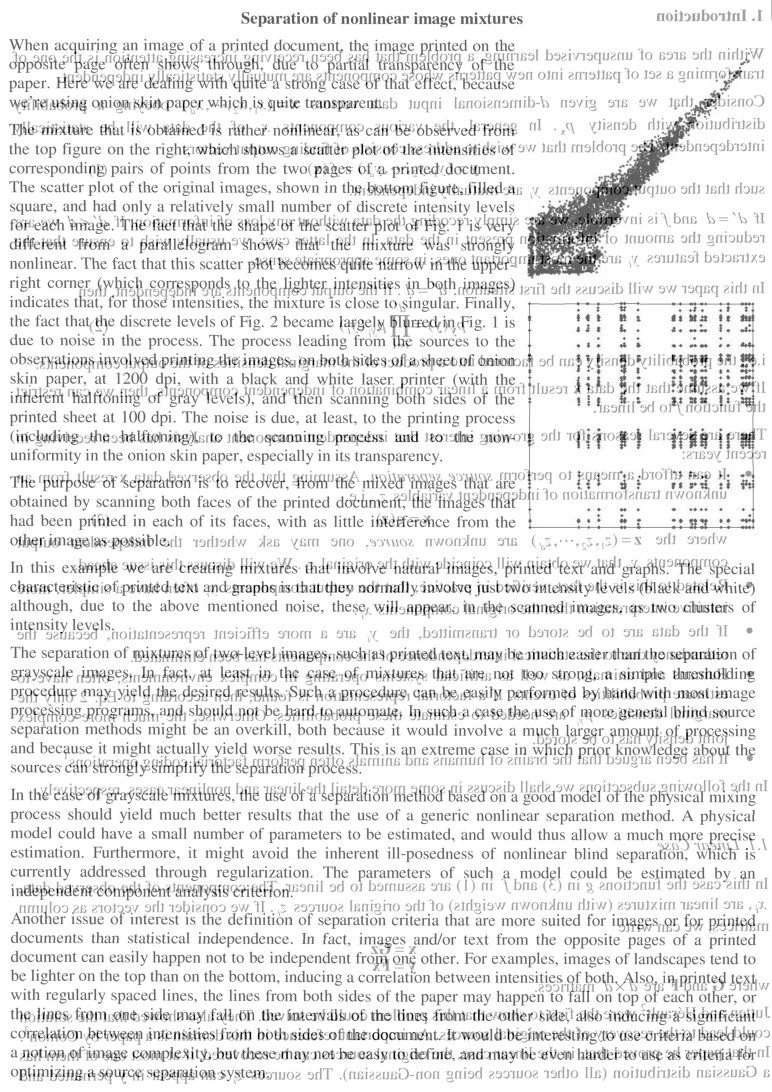
%> input picture Document scan/image_mix1.bmp, 772 x 1092 px
$ octave scan_ICA_grad.m   (GNU Octave 9; MATLAB toolbox functions it lacks are replaced by stand-ins)
%> lines starting %> are read from the running program, lines starting %| are printed output that depends on the picture
### Document scan/kurtosis.m
function y = kurtosis(x)

y = mean(x.^4) - (3 * mean(x.^2) * mean(x.^2));

### Document scan/scan_ICA_grad.m
clear all;
close all;
clc;

fileID = fopen('Traitement du scan recto-verso.txt', 'w');
fprintf(fileID, '*********************************************************\n');

%%%%%%%%%%%%%%%%%%%%%%%%%%%%%%%%%%%%%%%%%%%%%%%%%%%%%%%%%%%%%%%%%%%%%%%%%%%%%%%%%%%%%%%%%%%%%%%%%%%%%%%

[X1, map1] = imread('image_mix1.bmp');
%> X1 is the input picture: size 1092x772 uint8; min 0, max 255, mean 230.6
%> map1 = 256 rows, first 12: [0 0 0; 0.00392 0.00392 0.00392; 0.00784 0.00784 0.00784; 0.0118 0.0118 0.0118; 0.0157 0.0157 0.0157; 0.0196 0.0196 0.0196; 0.0235 0.0235 0.0235; 0.0275 0.0275 0.0275; 0.0314 0.0314 0.0314; 0.0353 0.0353 0.0353; 0.0392 0.0392 0.0392; 0.0431 0.0431 0.0431]
[X2, map2] = imread('image_mix2.bmp');
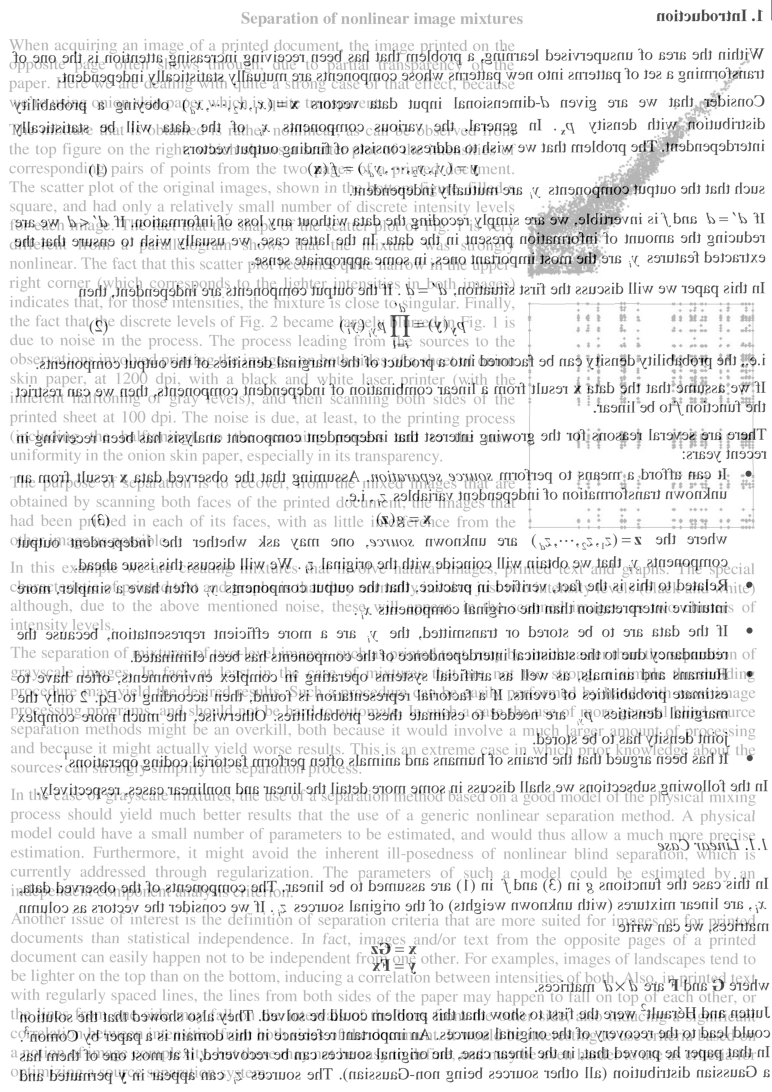
%> input picture Document scan/image_mix2.bmp, 772 x 1092 px
%> X2 is the input picture: size 1092x772 uint8; min 0, max 255, mean 233.7
%> map2 has the same summary as map1

x1c = double(X1(:));
x2c = double(X2(:));

%%%%%%%%%%%%%%%%%%%%%%%%%%%%%%%%%%%%%%%%%%%%%%%%%%%%%%%%%%%%%%%%%%%%%%%%%%%%%%%%%%%%%%%%%%%%%%%%%%%%%%%

x1 = x1c - mean(x1c);
x2 = x2c - mean(x2c);

%%%%%%%%%%%%%%%%%%%%%%%%%%%%%%%%%%%%%%%%%%%%%%%%%%%%%%%%%%%%%%%%%%%%%%%%%%%%%%%%%%%%%%%%%%%%%%%%%%%%%%%
fprintf(fileID, '\nOriginal data \t\t\t\t Centered data');
fprintf(fileID, '\n************************ \t\t ************************\n');
fprintf(fileID, '\nx1 \t\t x2 \t\t\t x1 \t\t x2\n');
fprintf(fileID, '%d \t\t %d \t\t\t %.2f \t\t %.2f\n', [x1c x2c x1 x2]');
%%%%%%%%%%%%%%%%%%%%%%%%%%%%%%%%%%%%%%%%%%%%%%%%%%%%%%%%%%%%%%%%%%%%%%%%%%%%%%%%%%%%%%%%%%%%%%%%%%%%%%%

M = [x1 x2];
% size_M = size(M)

C = cov(M);                         % matrice de covariance des observ. centrées
%> C = [1986.8 1504.8; 1504.8 1748.5]
[E, D] = eig(C);                    % val et vect propres de matrice de cov
%> E = [0.679 -0.734; -0.734 -0.679]; D = [358.1 0; 0 3377.2]

V = D^(-1/2) * E';                  % matrice de whitening
%> V = [0.0359 -0.0388; -0.0126 -0.0117]

M = V*M';                           % whitening
C = cov(M');
%> C = [1 -9.92e-12; -9.92e-12 1]

%%%%%%%%%%%%%%%%%%%%%%%%%%%%%%%%%%%%%%%%%%%%%%%%%%%%%%%%%%%%%%%%%%%%%%%%%%%%%%%%%%%%%%%%%%%%%%%%%%%%%%%

M1 = M;
M = M';

mu = 0.01;                          % "pas" de gradient

w1 = rand(2,1);                     % vecteur initial

for iter=1:100

    y = w1'*M1;

    y3 = y.^3;

    grad = 4 * sign(kurtosis(y)) * ( mean([ M(:,1).*y3', M(:,2).*y3']) - (3*w1') );

    w1 = w1 + (mu*grad');
    w1 = w1 / norm(w1);
end
%> this loop made 100 passes
%> (grad, w1) on passes 1 to 12: ([39.01 37.4], [0.737; 0.676]), ([24.72 23.85], [0.733; 0.681]), ([24.73 23.86], [0.729; 0.684]), ([24.73 23.87], [0.727; 0.687]), ([24.73 23.88], [0.725; 0.689]), ([24.73 23.88], [0.724; 0.69]), ([24.73 23.89], [0.722; 0.691]), ([24.73 23.89], [0.722; 0.692]), ([24.73 23.89], [0.721; 0.693]), ([24.73 23.89], [0.721; 0.693]), ([24.73 23.89], [0.72; 0.694]), ([24.73 23.89], [0.72; 0.694])

%%%%%%%%%%%%%%%%%%%%%%%%%%%%%%%%%%%%%%%%%%%%%%%%%%%%%%%%%%%%%%%%%%%%%%%%%%%%%%%%%%%%%%%%%%%%%%%%%%%%%%%

w2 = [ w1(2); -w1(1)];
%> w2 = [0.695; -0.719]

%%%%%%%%%%%%%%%%%%%%%%%%%%%%%%%%%%%%%%%%%%%%%%%%%%%%%%%%%%%%%%%%%%%%%%%%%%%%%%%%%%%%%%%%%%%%%%%%%%%%%%%

% les données sont en format double, l'image est en grayscale
% imwrite prend les données de 0 à 1 et les étale sur 0-255
% les valeurs négatives sont mises à 0
% le valeurs > 1 sont mises à 1

sizeR = size(X1);   hX = sizeR(1);  hY = sizeR(2);
%> after `sizeR = size(X1)`: sizeR = [1092 772]
%> after `hX = sizeR(1)`: hX = 1092
%> after `hY = sizeR(2)`: hY = 772

l = [1:hX]';    l = repmat(l,1,hY);
%> after `l = [1:hX]'`: l = 1092 values from 1 to 1092
c = [1:hY];     c = repmat(c,hX,1);
%> after `c = [1:hY]`: c = 772 values from 1 to 772

e1 = w1'*M1;                                % estimation
e1 = e1 + min(e1);                          % make all values positive
e1 = (e1-min(e1))./(max(e1)-min(e1));       % rescale
e1 = reshape(e1,hX,[]);                     % reshape in matric
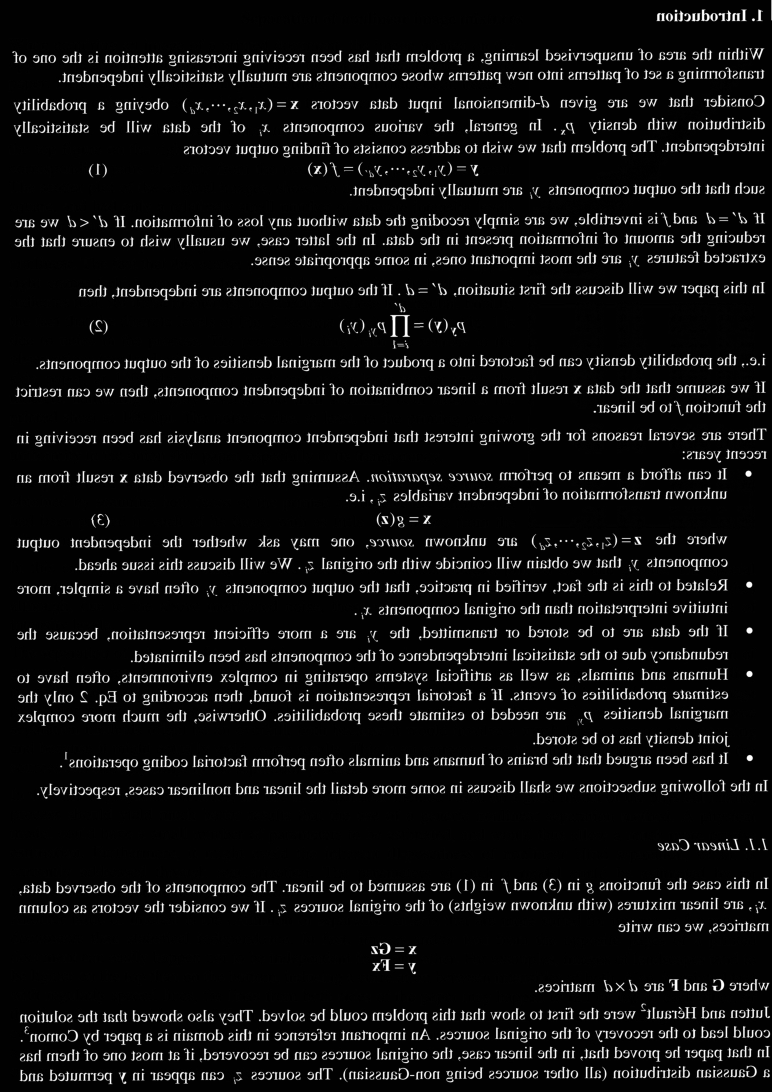
%> e1: size 1092x772 double; min 0, max 1, mean 0.0789
e1 = fliplr(e1);
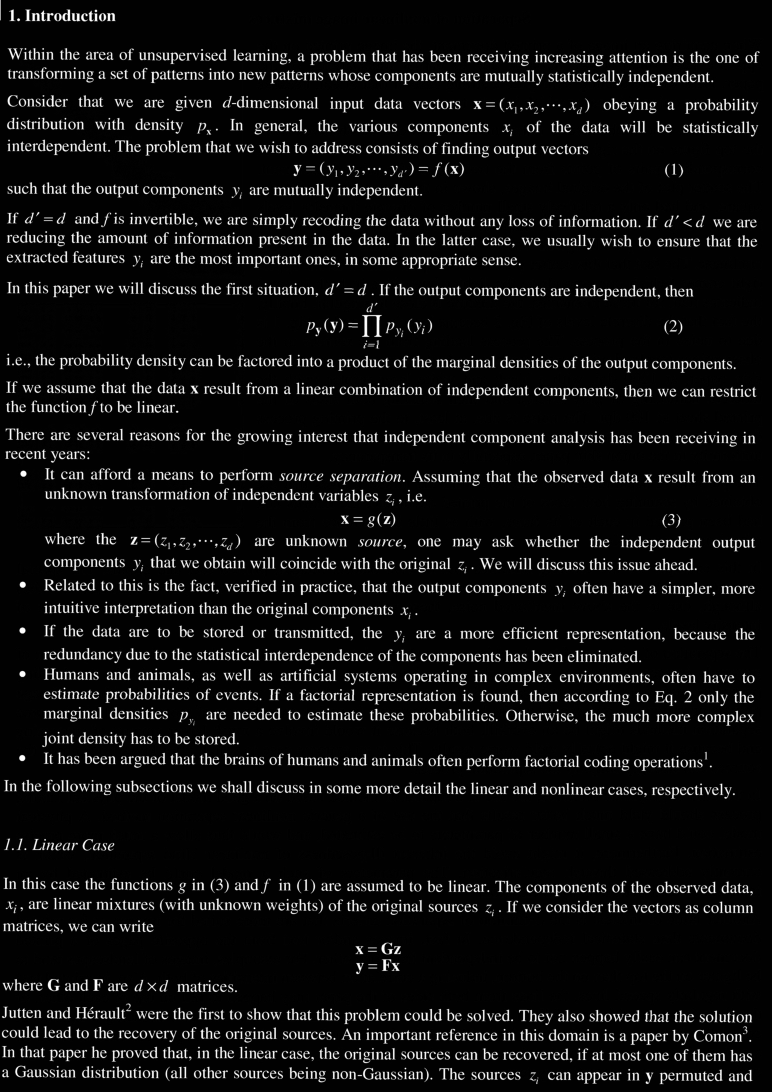
%> e1: size 1092x772 double; min 0, max 1, mean 0.0789; mean of the top-left, top-right, bottom-left and bottom-right quarters 0.0872, 0.0658, 0.0891, 0.0732
e1 = imcomplement(e1);
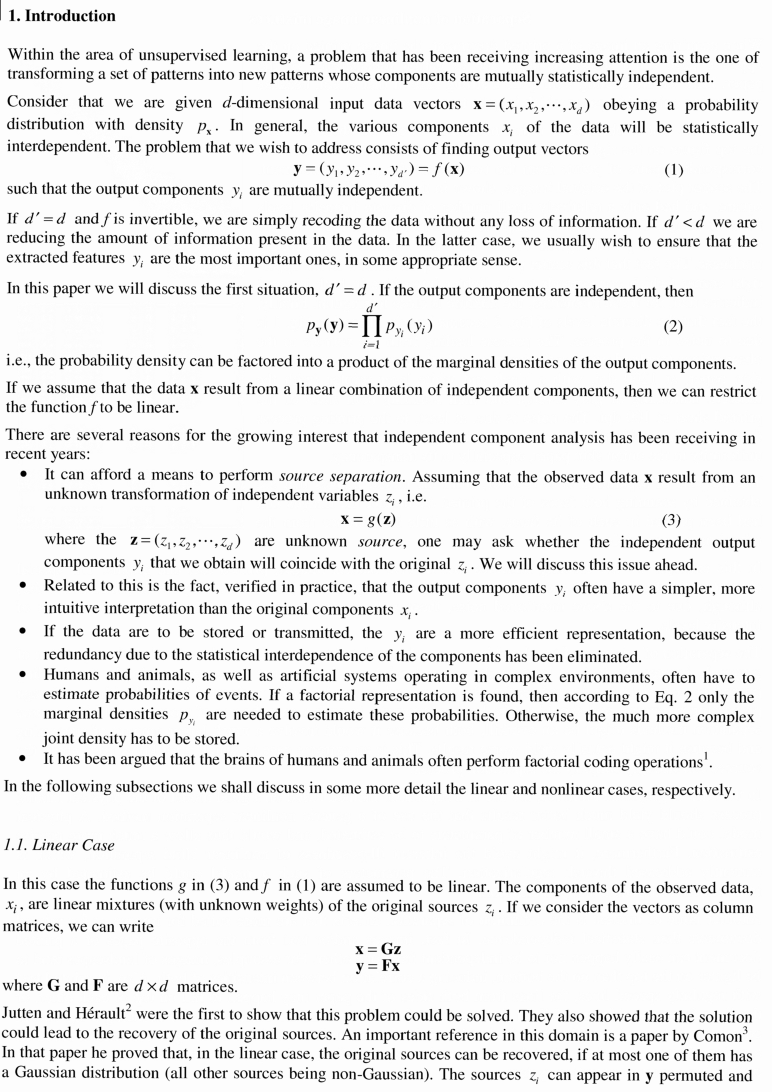
%> e1: size 1092x772 double; min 0, max 1, mean 0.921
imwrite(e1, 'estimate_1.png');

e2 = w2'*M1;                                % estimation
e2 = e2 + min(e2);                          % make all values positive
e2 = (e2-min(e2))./(max(e2)-min(e2));       % rescale
e2 = reshape(e2,hX,[]);                     % reshape in matric
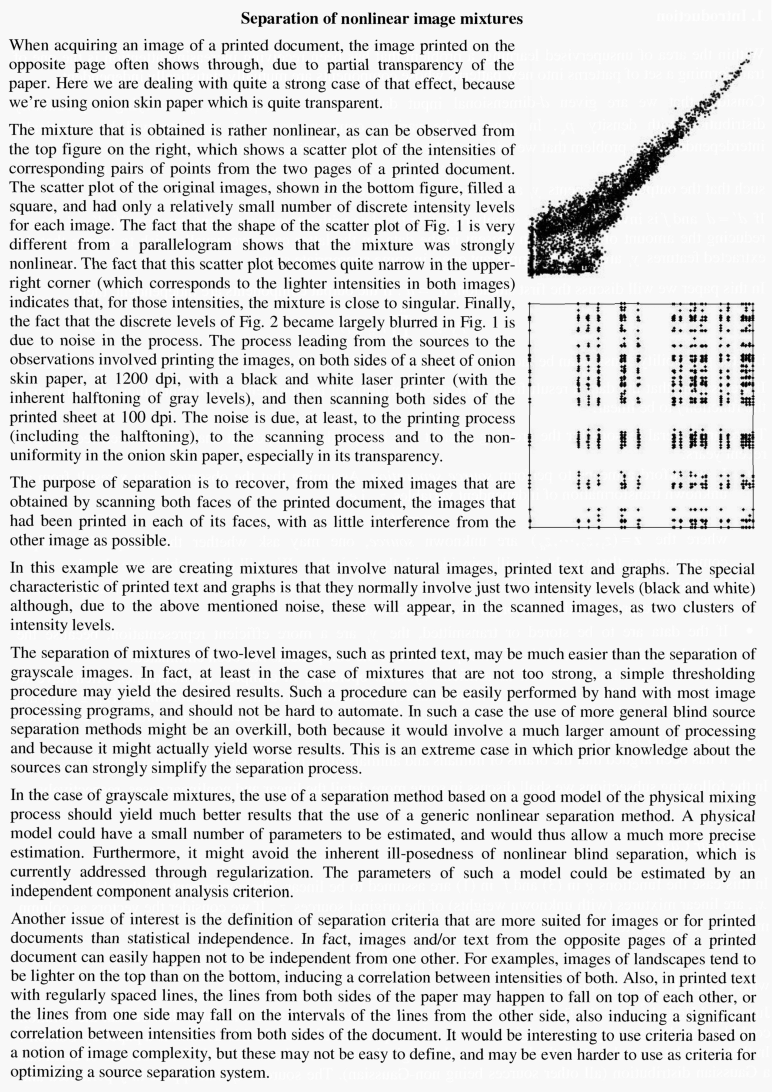
%> e2: size 1092x772 double; min 0, max 1, mean 0.871
imwrite(e2, 'estimate_2.png');

%%%%%%%%%%%%%%%%%%%%%%%%%%%%%%%%%%%%%%%%%%%%%%%%%%%%%%%%%%%%%%%%%%%%%%%%%%%%%%%%%%%%%%%%%%%%%%%%%%%%%%%
fprintf(fileID, '*********************************************************\n');
fprintf(fileID, '\nEstimated data');
fprintf(fileID, '\n****************************\n');
fprintf(fileID, '\ne1 \t\t e2\n');
fprintf(fileID, '%8.2f\t%8.2f\n', [e1 e2]');
%%%%%%%%%%%%%%%%%%%%%%%%%%%%%%%%%%%%%%%%%%%%%%%%%%%%%%%%%%%%%%%%%%%%%%%%%%%%%%%%%%%%%%%%%%%%%%%%%%%%%%%
